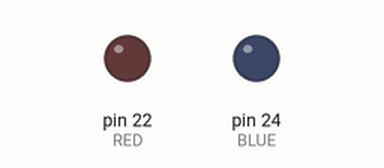
Bench run of a sketch on a simulated Arduino Mega 2560, built with avr-gcc and run on an emulated ATmega2560. On the bench: output pins drawn as LEDs (lit = HIGH).

Above: at 0.5 s.
At 1.5 s:
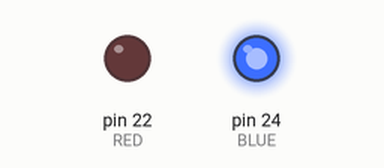
At 3.8 s:
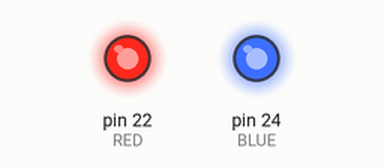
At 4.9 s:
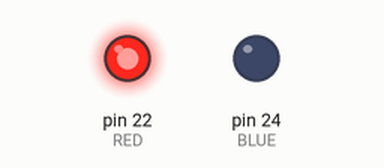
Timing chart, 0 to 5.7 s (numbered marks = the images above):
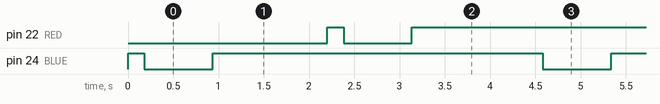

The sketch:

Assignment1_Task1.ino
```cpp
#define RED 22
#define BLUE 24
#define LED_PWR 25

void setup() {
  // intitialize the digital Pin as an output
  pinMode(BLUE, OUTPUT);
  pinMode(RED, OUTPUT);
}

// the loop function runs over and over again
void loop() {

  for (int fadeValue = 0; fadeValue <= 360; fadeValue += 5) {

        // sets the relative value (range from -1 - 1):
    int RelativeBrightness = (1 - sin(radians(fadeValue))) * 255;

    // makes sure result is a positive number
    if(RelativeBrightness < 0) {
      RelativeBrightness *= -1;
    }

    analogWrite(BLUE, RelativeBrightness);

    // wait for 30 milliseconds to see the dimming effect

    delay(30);
  }

  for (int fadeValue = 0; fadeValue <= 360; fadeValue += 5) {

        // sets the relative value (range from -1 - 1):
    int RelativeBrightness = (1 - sin(radians(fadeValue))) * 255;

    // makes sure result is a positive number
    if(RelativeBrightness < 0) {
      RelativeBrightness *= -1;
    }

    analogWrite(RED, RelativeBrightness);

    // wait for 30 milliseconds to see the dimming effect

    delay(30);
  }

}
```

Measured:
- by itself, pin 22 (RED), pin 24 (BLUE): repeats every 4.4 s: LOW 0.75 s, HIGH 3.6 s
